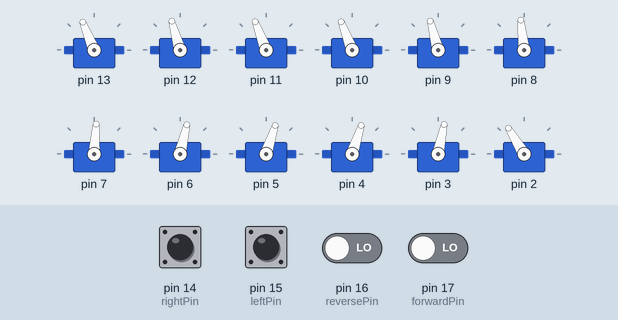
This sketch was run on a simulated Arduino Uno, built with avr-gcc and run on an emulated ATmega328P. Shown: 12 × servo. The test bench sets the inputs (shaded band); at power-on: pin 14 (rightPin), pin 15 (leftPin), pin 16 (reversePin), pin 17 (forwardPin) LOW. What the sketch prints to the serial monitor is not drawn.

Above: at 10.1 s.
10.2 s: pin 16 (reversePin) driven HIGH
At 10.4 s:
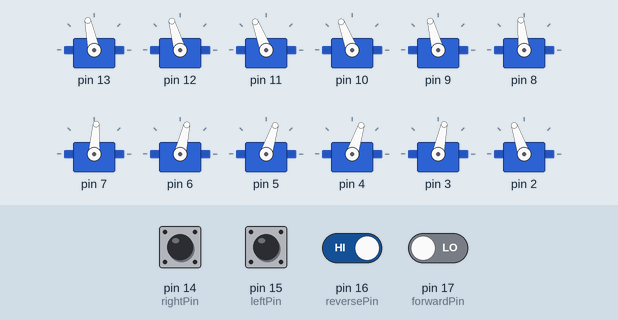
At 12.29 s:
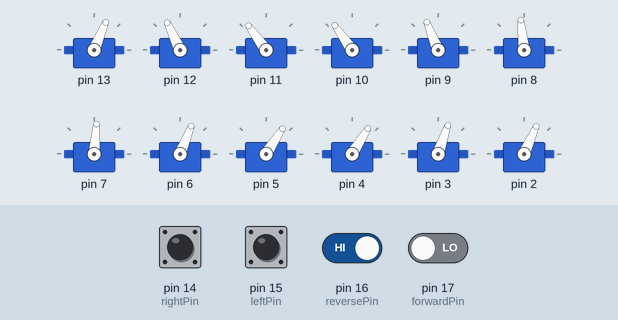
13.2 s: pin 17 (forwardPin) driven HIGH
At 15.78 s:
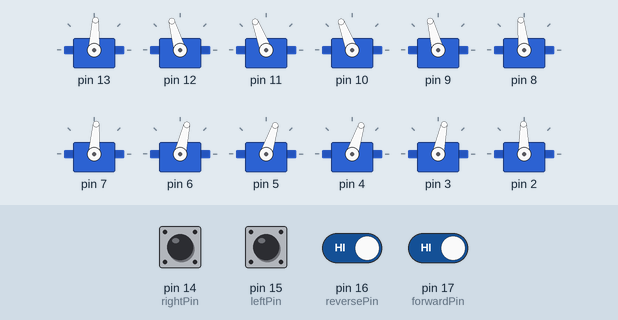
16.2 s: pin 15 (leftPin) pulled HIGH for 1 s
19.2 s: pin 15 (leftPin) pulled HIGH for 0.15 s
22.2 s: pin 14 (rightPin) pulled HIGH for 1 s
At 22.99 s:
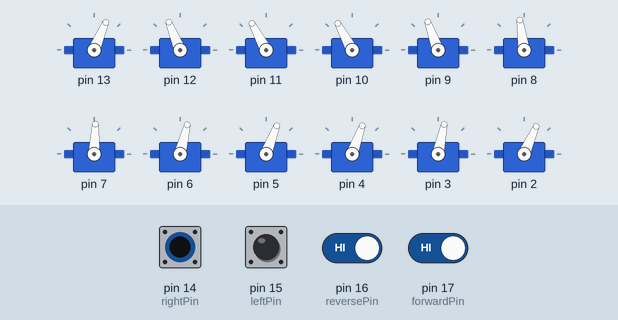
25.7 s: pin 17 (forwardPin) driven LOW
Timing chart, 0 to 33.5 s (numbered marks = the images above; inputs shaded):
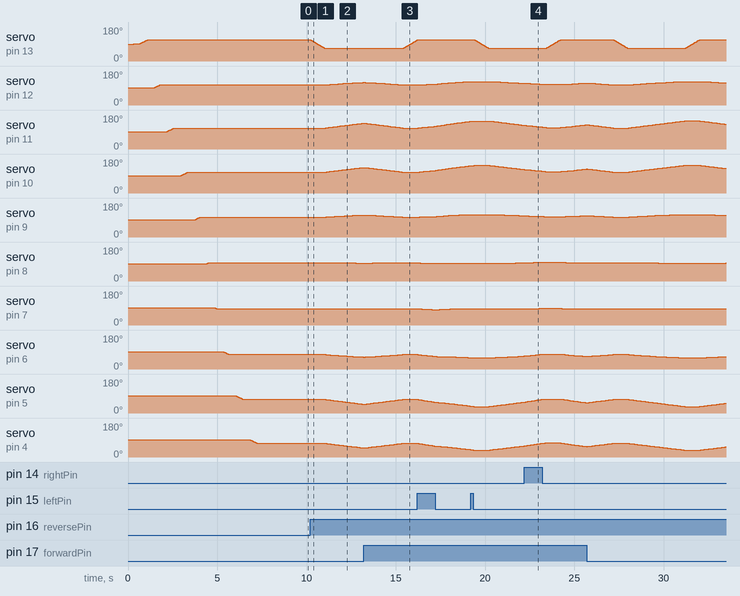

Measured:
- after the input at 10.2 s, servo on pin 13: moves from 112° to 67° over 0.78 s, starting at once; servo on pin 12: moves from 106° to 120° over 2.1 s, starting after 0.87 s
- after the input at 22.2 s, servo on pin 8: 96° → 97° after 0.23 s, → 98° 0.29 s later, → 99° 0.34 s later, → 98° 0.29 s later, … (6 changes in this stretch)

The sketch:

ConcertinaMotionRemoteControl.ino
```cpp
/*
Remote control file for serpentine motion
of a snake robot with 12 servos
*/
#include <Servo.h>

#include <SnakeRobotShared.h>

#include <ConcertinaMotion.h>

const unsigned short NUM_SERVOS = 12;
Servo robotServos[NUM_SERVOS];

// Servo forward angles (use to correct inaccuracies in robot assembly)
const float forwardAngles[NUM_SERVOS] = {92.0, 92.0, 92.0, 92.0, 92.0, 92.0, 92.0, 92.0, 92.0, 92.0, 92.0, 91.0};

// Define variables
// Remote control movement pins
int forwardPin = 17; // DIO pin corresponding to 'A'
int reversePin = 16; // DIO pin corresponding to 'B'
int leftPin = 15;    // DIO pin corresponding to 'C'
int rightPin = 14;   // DIO pin corresponding to 'D'

int forwardVal = 0;  // Remote control variables
int reverseVal = 0;
int rightVal = 0;
int leftVal = 0;

float lag = (M_PI / 6.0); // Phase lag between segments
float totalPeriod = 8.0; // Oscillation frequency of segments.
float minAmplitude = 20; // Amplitude of the serpentine motion of the snake
float maxAmplitude = 60;

float minSinePower = 1.0;
float maxSinePower = 2.0;

float turnRampRate = 3.0;
int rightOffset = 7; // Right turn offset
int leftOffset = -7; // Left turn offset
bool reverseDirection = false; // Boolean flag to store whether or not the robot is moving in a reverse direction
bool runningWave = false,
     runningWavePrevious = runningWave;

ConcertinaMotionGenerator motionGenerator(NUM_SERVOS, forwardAngles, 0.0);

//bool runningTurn = false;
//enum RobotTurnDirection {LEFT_TURN, RIGHT_TURN};
//RobotTurnDirection currentTurnDirection = RobotTurnDirection::LEFT_TURN,
//                   previousTurnDirection = RobotTurnDirection::LEFT_TURN;

float compressExpandMovementPortion = 0.4,
      anchorReleaseMovementPortion = 0.1;

// float compressionValue = 0.0;

const float FRONT_ANCHOR_TURN_DOWN_ANGLE = 20.0,
            FRONT_ANCHOR_TURN_UP_ANGLE = -25.0,
            REAR_ANCHOR_TURN_UP_ANGLE = 30.0,
            REAR_ANCHOR_TURN_DOWN_ANGLE = -25.0;

const float HEAD_LENGTH = 13.5,
            LINK_LENGTH = 7.0,
            TAIL_LENGTH = 11.5;

float servoValueBuffer[NUM_SERVOS];

// float currentAnchorAngle = ANCHOR_TURN_UP_ANGLE;
// float anchorSetPointAngle = ANCHOR_TURN_UP_ANGLE;
// float anchorTurnRampRate = 20.0;

//const float VERTICAL_TURN_UP_ANGLE = forwardAngle - 30.0,
//            VERTICAL_TURN_DOWN_ANGLE = forwardAngle + 30.0,
//            HORIZONTAL_TURN_LEFT_ANGLE = forwardAngle - 60.0,
//            HORIZONTAL_TURN_RIGHT_ANGLE = forwardAngle + 60.0;
//
//// 260.0 max
//float horizontalTurnRampRate = 20.0,
//      verticalTurnRampRate = 20.0,
//      horizontalResetRampRate = 100.0,
//      verticalResetRampRate = 100.0; // Maximum rate at which turn offsets are ramped (degrees per second)
//float horizontalTurnSetPoint = forwardAngle,
//      horizontalTurnCurrentValue = horizontalTurnSetPoint,
//      verticalTurnSetPoint = VERTICAL_TURN_UP_ANGLE,
//      verticalTurnCurrentValue = verticalTurnSetPoint;

unsigned long currentTimeStamp,
              lastTimeStamp;

//void advanceTurnSetPoints(RobotTurnDirection turnDirection, float& horizontalSetPoint, float& verticalSetPoint)
//{
//  if(turnDirection == RobotTurnDirection::LEFT_TURN)
//  {
//    if(verticalSetPoint == VERTICAL_TURN_DOWN_ANGLE && horizontalSetPoint == HORIZONTAL_TURN_LEFT_ANGLE)
//    {
//      verticalSetPoint = VERTICAL_TURN_UP_ANGLE;
//    }
//    else if(verticalSetPoint == VERTICAL_TURN_UP_ANGLE && (horizontalSetPoint == HORIZONTAL_TURN_LEFT_ANGLE || horizontalSetPoint == forwardAngle))
//    {
//      horizontalSetPoint = HORIZONTAL_TURN_RIGHT_ANGLE;
//    }
//    else if(verticalSetPoint == VERTICAL_TURN_UP_ANGLE && horizontalSetPoint == HORIZONTAL_TURN_RIGHT_ANGLE)
//    {
//      verticalSetPoint = VERTICAL_TURN_DOWN_ANGLE;
//    }
//    else
//    {
//      horizontalSetPoint = HORIZONTAL_TURN_LEFT_ANGLE;
//    }
//  }
//  else
//  {
//    if(verticalSetPoint == VERTICAL_TURN_DOWN_ANGLE && horizontalSetPoint == HORIZONTAL_TURN_LEFT_ANGLE)
//    {
//      horizontalSetPoint = HORIZONTAL_TURN_RIGHT_ANGLE;
//    }
//    else if(verticalSetPoint == VERTICAL_TURN_UP_ANGLE && horizontalSetPoint == HORIZONTAL_TURN_LEFT_ANGLE)
//    {
//      verticalSetPoint = VERTICAL_TURN_DOWN_ANGLE;
//    }
//    else if(verticalSetPoint == VERTICAL_TURN_UP_ANGLE && (horizontalSetPoint == HORIZONTAL_TURN_RIGHT_ANGLE || horizontalSetPoint == forwardAngle))
//    {
//      horizontalSetPoint = HORIZONTAL_TURN_LEFT_ANGLE;
//    }
//    else
//    {
//      verticalSetPoint = VERTICAL_TURN_UP_ANGLE;
//    }
//  }
//}

/* struct OffsetCalibrationParameters
{
  static float compressionValue,
               centerAngle;
}; */

//void robotServoSetup(Servo* servoArray, int* portNumbers, float* initialValues, int arraySize, float setupStartAngle, unsigned long setupPauseLength, float rampRate)
//{
//  for(int i = 0; i < arraySize; i++)
//  {
//    /*
//    Serial.print("Started setup for ");
//    Serial.print(i);
//    Serial.print(": ");
//    Serial.println(setupStartAngle);
//    */
//
//    servoArray[i].attach(portNumbers[i]);
//    servoArray[i].write(setupStartAngle);
//    delay(setupPauseLength);
//
//    unsigned long currentSetupTimeStamp = millis();
//    unsigned long lastSetupTimeStamp = currentSetupTimeStamp;
//    float currentSetupAngle = setupStartAngle;
//
//    while(currentSetupAngle != initialValues[i])
//    {
//      currentSetupTimeStamp = millis();
//      float elapsedTime = (currentSetupTimeStamp - lastSetupTimeStamp) / 1000.0;
//      lastSetupTimeStamp = currentSetupTimeStamp;
//
//      float maxAngleChange = elapsedTime * rampRate;
//      currentSetupAngle = coerceToRange(currentSetupAngle - maxAngleChange, currentSetupAngle + maxAngleChange, initialValues[i]);
//      servoArray[i].write(currentSetupAngle);
//
//      /*
//      Serial.print(i);
//      Serial.print(": ");
//      Serial.println(currentSetupAngle);
//      */
//
//      delay(20);
//    }
//  }
//}

void setup()
{
  Serial.begin(115200);

  // Set movement pins as inputs
  pinMode(forwardPin, INPUT);
  pinMode(reversePin, INPUT);
  pinMode(rightPin, INPUT);
  pinMode(leftPin, INPUT);

  // Set movement pins to low
  digitalWrite(forwardPin, LOW);
  digitalWrite(reversePin, LOW);
  digitalWrite(rightPin, LOW);
  digitalWrite(leftPin, LOW);

  // Attach segment servos to pins and initialize them to their
  // starting positions

  motionGenerator.setMovementPeriod(totalPeriod);
  motionGenerator.setMovementPortions(compressExpandMovementPortion, anchorReleaseMovementPortion);
  motionGenerator.setBodyWaveParameters(minAmplitude, maxAmplitude, minSinePower, maxSinePower);
  motionGenerator.setHeadAngleLimits(FRONT_ANCHOR_TURN_DOWN_ANGLE, FRONT_ANCHOR_TURN_UP_ANGLE);
  motionGenerator.setTailAngleLimits(REAR_ANCHOR_TURN_DOWN_ANGLE, REAR_ANCHOR_TURN_UP_ANGLE);
  motionGenerator.setPhaseLag(lag);
  motionGenerator.setRampRate(turnRampRate);

  motionGenerator.calibrateOffset(0.5, HEAD_LENGTH, LINK_LENGTH, TAIL_LENGTH);
  /* centerAngle = forwardAngle;
  currentCenterAngle = forwardAngle;
  offset = getCalibratedOffset(0.5, forwardAngle);
  Serial.print("Offset: ");
  Serial.println(offset);
  OffsetEvaluator evaluator(0.5, forwardAngle);
  evaluator.evaluate(M_PI / 2.0); */

  // ConcertinaMovementInfo movementInfo = getConcertinaSetPoints(waveValue, totalPeriod, compressExpandMovementPortion, anchorReleaseMovementPortion);

  int portNumbers[NUM_SERVOS];


  for(int i = 0; i < (NUM_SERVOS); i++)
  {
    portNumbers[i] = 13 - i;
  }

  /*
    if(i == 0)
    {
      initialValues[i] = movementInfo.frontAnchorValue;
    }
    else if(i < (NUM_SERVOS - 1))
    {
      // robotServos[i].write(forwardAngle + minAmplitude*sin(i * lag));
      float sineValue = sin(offset + (i - 1) * lag),
              currentAmplitude = linearInterpolate(minAmplitude, maxAmplitude, movementInfo.compressionValue),
              currentSinePower = linearInterpolate(minSinePower, maxSinePower, movementInfo.compressionValue);
        // s1.write(currentAngle + amplitude*cos(frequency*counter*3.14159/180+5*lag));
        initialValues[i] = currentCenterAngle + (currentAmplitude * sign(sineValue) * pow(abs(sineValue), currentSinePower));
    }
    else if(i == NUM_SERVOS - 1)
    {
      initialValues[i] = movementInfo.rearAnchorValue;
    }
//    else if(i == NUM_SERVOS - 2)
//    {
//      robotServos[i].write(horizontalTurnCurrentValue);
//    }
//    else if(i == NUM_SERVOS - 1)
//    {
//      robotServos[i].write(verticalTurnCurrentValue);
//    }
    // Serial.print("Started servo connected to " + String(13 - i) + " with " + String(centerAngle+amplitude*cos(i * lag)) + ".\n");
  }
*/
  motionGenerator.getServos(servoValueBuffer, 0.0, false);

  robotServoSetup(robotServos, portNumbers, servoValueBuffer, forwardAngles, NUM_SERVOS, 330, 45.0);

  // Pause to position robot
  // delay(startPause);
}


void loop()
{
  float turnOffset = 0.0;

  //  Read movement pins
    forwardVal = digitalRead(forwardPin);
    reverseVal = digitalRead(reversePin);
    rightVal = digitalRead(rightPin);
    leftVal = digitalRead(leftPin);

    // Right turn
    if (rightVal == HIGH){
      runningWave = true;
      turnOffset = rightOffset;
      // waveOffsetMultiplier = 1.0;
      // Serial.println("Turning right...");
    }
    // Left turn
    else if (leftVal == HIGH){
      runningWave = true;
      turnOffset = leftOffset;
      // Serial.println("Turning left...");
      // waveOffsetMultiplier = 1.0;
    }
    // Straight movement
    else
    {
      turnOffset = 0.0;
    }

    // Forward motion
    if (forwardVal == HIGH){
      runningWave = true;
      reverseDirection = false;
    }
    // Reverse motion
    else if (reverseVal == HIGH){
      runningWave = true;
      reverseDirection = true;
    }
    // Stop if a turn is not being made
    else if(leftVal == LOW && rightVal == LOW)
    {
      runningWave = false;
    }

    // If the robot has just started running
    if(runningWave && !runningWavePrevious)
    {
      // Reset the last time stamp to the current millisecond timer value
      lastTimeStamp = millis();
    }

    runningWavePrevious = runningWave;

    // If the robot is running
    if(runningWave)
    {

      // Calculate the elapsed time
       currentTimeStamp = millis();
       float elapsedTime = (currentTimeStamp - lastTimeStamp) / 1000.0;
       lastTimeStamp = currentTimeStamp;

      motionGenerator.setRampedTurnOffset(turnOffset);
      motionGenerator.getServos(servoValueBuffer, elapsedTime, reverseDirection);

      for(unsigned short i = 0; i < NUM_SERVOS; i++)
      {
        robotServos[i].write(servoValueBuffer[i]);
      }

      // Calculate the maximum change in the current center angle
      // float maxAngleChange = turnRampRate * elapsedTime;

//      if(currentMovementStage == ConcertinaMovementStages::COMPRESS_MOVEMENT)
//      {
//        float maxCompressionChange = elapsedTime * (frequency / compressMovementPortion);
//
//        compressionValue = coerceToRange(compressionValue - maxCompressionChange, compressionValue + maxCompressionChange, 1.0);
//
//        if(compressionValue == 1.0)
//        {
//          currentMovementStage = ConcertinaMovementStages::EXPAND_MOVEMENT;
//        }
//      }
//      else if(currentMovementStage == ConcertinaMovementStages::EXPAND_MOVEMENT)
//      {
//        float maxCompressionChange = elapsedTime * (frequency / expandMovementPortion);
//
//        compressionValue = coerceToRange(compressionValue - maxCompressionChange, compressionValue + maxCompressionChange, 0.0);
//
//        if(compressionValue == 0.0)
//        {
//          currentMovementStage = ConcertinaMovementStages::COMPRESS_MOVEMENT;
//        }
//      }
//      else if(currentMovementStage == ConcertinaMovementStages::ANCHOR_MOVEMENT)
//      {
//        anchorSetPointAngle = ANCHOR_TURN_DOWN_ANGLE;
//      }
//
//      if(currentMovementStage == ConcertinaMovementStages::COMPRESS_MOVEMENT || currentMovementStage == ConcertinaMovementStages::EXPAND_MOVEMENT)
//      {
//        // Calculate the maximum change in the current center angle
//        float maxAngleChange = turnRampRate * elapsedTime;
//
//        // Calculate the new center angle
//        currentCenterAngle = coerceToRange(currentCenterAngle - maxAngleChange, currentCenterAngle + maxAngleChange, centerAngle);
//      }

      // Calculate the new center angle
      // currentCenterAngle = coerceToRange(currentCenterAngle - maxAngleChange, currentCenterAngle + maxAngleChange, centerAngle);
      // Serial.println("Current center angle: " + String(currentCenterAngle));

//    if(runningTurn || runningWave)
//    {
//      float activeHorizontalRampRate = horizontalTurnRampRate,
//            activeVerticalRampRate = verticalTurnRampRate;
//
//      if(runningTurn)
//      {
//        if(((horizontalTurnCurrentValue == horizontalTurnSetPoint) && (verticalTurnCurrentValue == verticalTurnSetPoint))
//            || (previousTurnDirection != currentTurnDirection))
//        {
//          advanceTurnSetPoints(currentTurnDirection, horizontalTurnSetPoint, verticalTurnSetPoint);
//        }
//
//        previousTurnDirection = currentTurnDirection;
//      }
//      else
//      {
//        horizontalTurnSetPoint = forwardAngle;
//        verticalTurnSetPoint = VERTICAL_TURN_UP_ANGLE;
//
//        activeHorizontalRampRate = horizontalResetRampRate;
//        activeVerticalRampRate = verticalResetRampRate;
//      }
//
//      float maxHorizontalAngleChange = activeHorizontalRampRate * elapsedTime,
//            maxVerticalAngleChange = activeVerticalRampRate * elapsedTime;
//
//      horizontalTurnCurrentValue = coerceToRange(horizontalTurnCurrentValue - maxHorizontalAngleChange,
//                                                 horizontalTurnCurrentValue + maxHorizontalAngleChange, horizontalTurnSetPoint);
//
//      verticalTurnCurrentValue = coerceToRange(verticalTurnCurrentValue - maxVerticalAngleChange,
//                                               verticalTurnCurrentValue + maxVerticalAngleChange, verticalTurnSetPoint);
//
//      robotServos[NUM_SERVOS - 2].write(horizontalTurnCurrentValue);
//      robotServos[NUM_SERVOS - 1].write(verticalTurnCurrentValue);
//
//      // Serial.println("Wrote " + String(horizontalTurnCurrentValue) + " to horizontal servo.");
//      // Serial.println("Wrote " + String(verticalTurnCurrentValue) + " to vertical servo.");
//    }
    }
}
```
